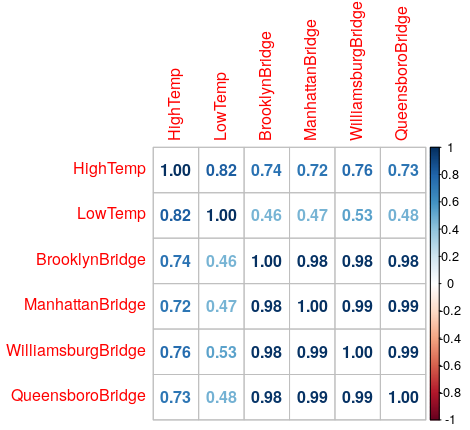

This chart was generated by the following R code:
## Correlation
# Library
library(corrplot)

# Reading CSV file
Data <- read.csv("Dataset/Data.csv")

# Target Bridges
Bridges <- list("BrooklynBridge","ManhattanBridge","WilliamsburgBridge","QueensboroBridge")

# Parameters
Parameters <- list("HighTemp","LowTemp","Precipitation")

# Calculating Correlation
M <- cor(Data[sapply(Data,is.numeric)])
corrplot(M,method="number")
